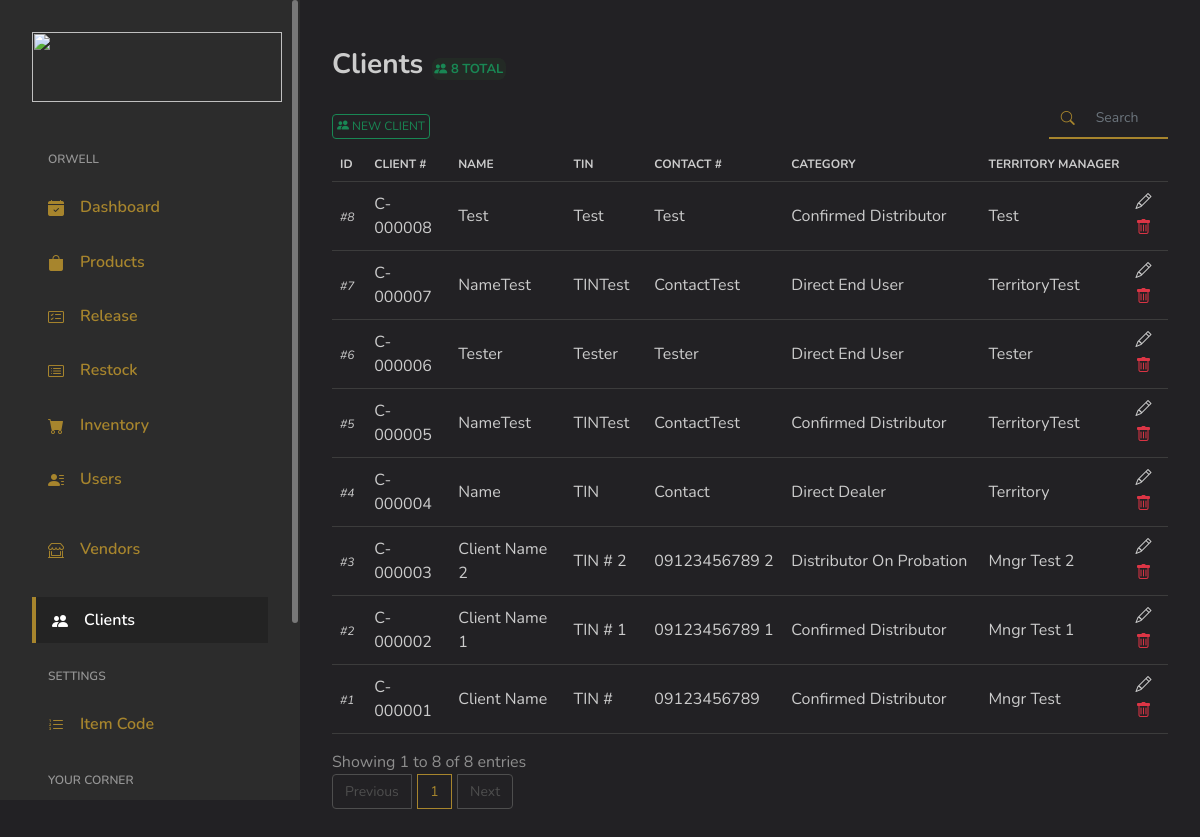
Page /index.php/admin/clients on the committed database.
### tables this page shows
CREATE TABLE `clients` (
  `ID` int(11) NOT NULL,
  `ClientNo` varchar(255) DEFAULT NULL,
  `Name` varchar(255) DEFAULT NULL,
  `TIN` varchar(255) DEFAULT NULL,
  `Address` varchar(255) DEFAULT NULL,
  `CityStateProvinceZip` varchar(255) DEFAULT NULL,
  `Country` varchar(255) DEFAULT NULL,
  `ContactNum` varchar(255) DEFAULT NULL,
  `Category` int(11) DEFAULT NULL COMMENT '0=confirmedDistributor;\r\n1=distributorOnProbation;\r\n2=directDealer;\r\n3=directEndUser;',
  `TerritoryManager` varchar(255) DEFAULT NULL
);

### application/controllers/Admin.php (called while the page is built, shortened)
<?php
class Admin extends MY_Controller {
	public $globalData = [];
	public function __construct()
	{
		$this->load->model('Model_Selects');
		$this->load->model('Model_Security');
		$this->load->model('Model_Inserts');
		$this->load->model('Model_Logbook');
	}
	public function clients()
	{
		$data = [];
		$data = array_merge($data, $this->globalData);
		$header['pageTitle'] = 'Clients';
		$data['globalHeader'] = $this->load->view('main/globals/header', $header);
		$this->load->view('admin/clients', $data);
	}
}

### index.php (called while the page is built, shortened)
<?php
require_once BASEPATH.'core/CodeIgniter.php';

### application/models/Model_Selects.php (called while the page is built, shortened)
<?php
class Model_Selects extends CI_Model {
	public function GetClients()
	{
		$this->db->select('*');
		$this->db->order_by('ID', 'desc');
		$result = $this->db->get('clients');
		return $result;
	}
}

### application/views/admin/clients.php (the view, shortened to what this page needs)
<?php
$getClients = $this->Model_Selects->GetClients();
?>
</head>
<body>
<div id="app">
	<div id="main">
		<div class="page-heading">
			<div class="page-title">
				<div class="row">
					<div class="col-12 col-md-6">
						<h3>Clients
							<span class="text-center success-banner-sm">
								<i class="bi bi-people-fill"></i> <?=$getClients->num_rows();?> TOTAL
							</span>
						</h3>
					</div>
					<div class="col-sm-12 col-md-10 pt-4 pb-2">
						<button type="button" class="newclient-btn btn btn-sm-success" style="font-size: 12px;"><i class="bi bi-people-fill"></i> NEW CLIENT</button>
					</div>
					<div class="col-sm-12 col-md-2 mr-auto pt-4 pb-2" style="margin-top: -15px;">
						<div class="input-group">
							<div class="input-group-prepend">
								<span class="input-group-text" style="font-size: 14px;"><i class="bi bi-search h-100 w-100" style="margin-top: 5px;"></i></span>
							</div>
							<input type="text" id="tableSearch" class="form-control" placeholder="Search" style="font-size: 14px;">
						</div>
					</div>
				</div>
			</div>
			<section class="section">
				<div class="table-responsive">
					<table id="clientsTable" class="standard-table table">
						<thead style="font-size: 12px;">
							<th>ID</th>
							<th>CLIENT #</th>
							<th>NAME</th>
							<th>TIN</th>
							<th>CONTACT #</th>
							<th>CATEGORY</th>
							<th>TERRITORY MANAGER</th>
							<th></th>
						</thead>
						<tbody>
							<?php
							if ($getClients->num_rows() > 0):
								foreach ($getClients->result_array() as $row): ?>
									<tr class="tr_class_modal" data-id="<?=$row['ID']?>">
										<td>
											<span class="db-identifier" style="font-style: italic; font-size: 12px;"><?=$row['ID']?></span>
										</td>
										<td>
											<?=$row['ClientNo']?>
										</td>
										<td>
											<?=$row['Name']?>
										</td>
										<td>
											<?=$row['TIN']?>
										</td>
										<td>
											<?=$row['ContactNum']?>
										</td>
										<td>
											<?php switch ($row['Category']) {
												case '0': echo 'Confirmed Distributor'; break;
												case '1': echo 'Distributor On Probation'; break;
												case '2': echo 'Direct Dealer'; break;
												case '3': echo 'Direct End User'; break;
											} ?>
										</td>
										<td>
											<?=$row['TerritoryManager']?>
										</td>
										<td>
											<i class="bi bi-pencil btn-update-client"></i>
											<i class="bi bi-trash text-danger"></i>
										</td>
									</tr>
							<?php endforeach;
							endif; ?>
						</tbody>
					</table>
				</div>
			</section>
		</div>
	</div>
</div>
</body>
</html>

### assets/css/app.css (style rules this page uses)
.btn i,.btn svg { width:16px;height:16px }
.dataTable-table td,.dataTable-table thead th,.table td,.table thead th { vertical-align:middle }
.dataTable-table:not(.table-borderless) thead th,.table:not(.table-borderless) thead th { border-bottom:1px solid #dedede!important }
.bi { width:1rem;height:1rem }
#main { margin-left:300px;padding:2rem }
.page-heading { margin:0 0 2rem }
.page-heading h3 { font-weight:700 }

### assets/css/style.css (style rules this page uses)
body { background-color: #222124; color: #8e8e8e; }
.h1, .h2, .h3, .h4, .h5, .h6, h1, h2, h3, h4, h5, h6 { color: #ccc; }
.form-control { border: none; border-radius: 0; border-bottom: 2px solid #a7852d; color: #ccc; background-color: transparent; }
.input-group>:not(:first-child):not(.dropdown-menu):not(.valid-tooltip):not(.valid-feedback):not(.invalid-tooltip):not(.invalid-feedback) { margin-left: -3px; }
.input-group-text { background-color: transparent; border: none; border-radius: 0; border-bottom: 2px solid #a7852d; color: #a7852d; }
.table, table { border-color: #3c3c3c; }
.table { color: #ccc; }
.dataTable-table:not(.table-borderless) thead th, .table:not(.table-borderless) thead th { border-bottom: 1px solid #3c3c3c !important; }
.bi { vertical-align: -.125em; width: 1em; height: 1em; }
.success-banner-sm { font-size: 13px; color: #198754; margin: 0.08rem; border-radius: 8px; padding: 0.15rem; background-color: rgba(55, 155, 55, 0.08); }
.btn-sm-success { border: 1px solid #198754; background-color: transparent; color: #198754; padding: 2px 4px; font-size: 12px; cursor: pointer; }
.db-identifier:before { content: "#"; }

### rows in the picture
clients: ID "8", ClientNo "C-000008", Name "Test", TIN "Test", ContactNum "Test", Category "Confirmed Distributor", TerritoryManager "Test"
clients: ID "7", ClientNo "C-000007", Name "NameTest", TIN "TINTest", ContactNum "ContactTest", Category "Direct End User", TerritoryManager "TerritoryTest"
clients: ID "6", ClientNo "C-000006", Name "Tester", TIN "Tester", ContactNum "Tester", Category "Direct End User", TerritoryManager "Tester"
clients: ID "5", ClientNo "C-000005", Name "NameTest", TIN "TINTest", ContactNum "ContactTest", Category "Confirmed Distributor", TerritoryManager "TerritoryTest"
clients: ID "4", ClientNo "C-000004", Name "Name", TIN "TIN", ContactNum "Contact", Category "Direct Dealer", TerritoryManager "Territory"
clients: ID "3", ClientNo "C-000003", Name "Client Name 2", TIN "TIN # 2", ContactNum "09123456789 2", Category "Distributor On Probation", TerritoryManager "Mngr Test 2"
clients: ID "2", ClientNo "C-000002", Name "Client Name 1", TIN "TIN # 1", ContactNum "09123456789 1", Category "Confirmed Distributor", TerritoryManager "Mngr Test 1"
clients: ID "1", ClientNo "C-000001", Name "Client Name", TIN "TIN #", ContactNum "09123456789", Category "Confirmed Distributor", TerritoryManager "Mngr Test"

### other values in the picture
$getClients->num_rows() "8"
